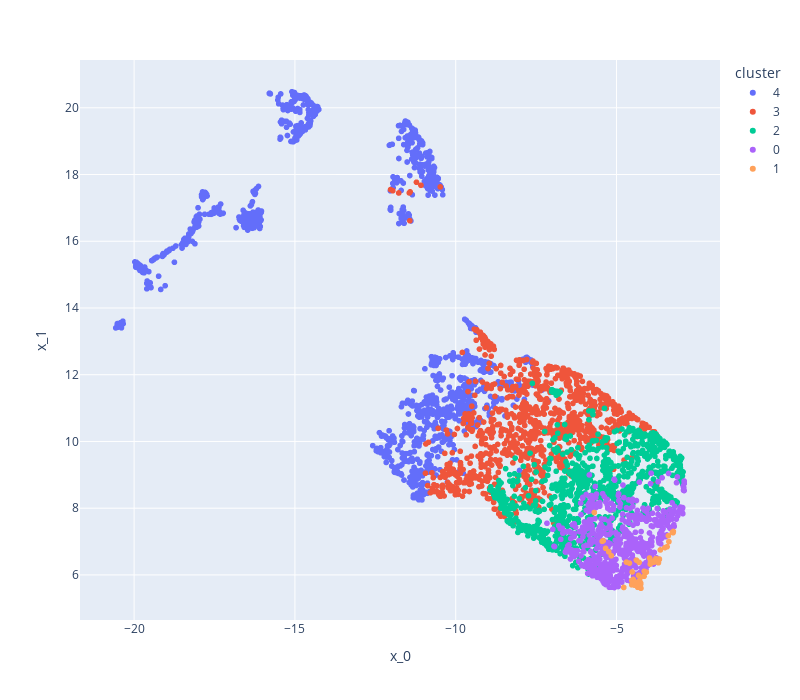

Notebook cell for this chart:
### Code cell
from src.tools.vis_utils import plot_clusters
embedding = reduce_umap(hex_agg, n_components=2, n_neighbors=30, metric="euclidean")[0]
embedding["cluster"] = y_df["cluster"]
plot_clusters(embedding)

### Figure 1 — Plotly figure (JSON) as saved in the notebook; plotly's stock layout.template omitted (floating-point values rounded to 4 significant figures; data arrays with more than 128 entries replaced by an {"elided": "..."} marker saying what was removed)
{"data": [{"hovertemplate": "cluster=4<br>x_0=%{x}<br>x_1=%{y}<extra></extra>", "legendgroup": "4", "marker": {"color": "#636efa", "symbol": "circle"}, "mode": "markers", "name": "4", "showlegend": true, "type": "scattergl", "x": {"elided": "1754 float values"}, "xaxis": "x", "y": {"elided": "1754 float values"}, "yaxis": "y"}, {"hovertemplate": "cluster=3<br>x_0=%{x}<br>x_1=%{y}<extra></extra>", "legendgroup": "3", "marker": {"color": "#EF553B", "symbol": "circle"}, "mode": "markers", "name": "3", "showlegend": true, "type": "scattergl", "x": {"elided": "1013 float values"}, "xaxis": "x", "y": {"elided": "1013 float values"}, "yaxis": "y"}, {"hovertemplate": "cluster=2<br>x_0=%{x}<br>x_1=%{y}<extra></extra>", "legendgroup": "2", "marker": {"color": "#00cc96", "symbol": "circle"}, "mode": "markers", "name": "2", "showlegend": true, "type": "scattergl", "x": {"elided": "915 float values"}, "xaxis": "x", "y": {"elided": "915 float values"}, "yaxis": "y"}, {"hovertemplate": "cluster=0<br>x_0=%{x}<br>x_1=%{y}<extra></extra>", "legendgroup": "0", "marker": {"color": "#ab63fa", "symbol": "circle"}, "mode": "markers", "name": "0", "showlegend": true, "type": "scattergl", "x": {"elided": "634 float values"}, "xaxis": "x", "y": {"elided": "634 float values"}, "yaxis": "y"}, {"hovertemplate": "cluster=1<br>x_0=%{x}<br>x_1=%{y}<extra></extra>", "legendgroup": "1", "marker": {"color": "#FFA15A", "symbol": "circle"}, "mode": "markers", "name": "1", "showlegend": true, "type": "scattergl", "x": [-5.163, -5.415, -4.527, -3.89, -3.233, -3.429, -3.669, -3.724, -3.242, -3.388, -5.692, -3.495, -4.48, -3.668, -4.382, -3.261, -4.261, -4.35, -3.775, -4.344, -4.45, -4.508, -3.697, -5.244, -4.14, -4.313, -4.251, -4.34, -4.306, -4.241, -4.29, -4.252, -4.382, -4.308, -4.6, -4.144, -3.371, -3.838, -4.316, -5.34, -5.445, -4.514, -3.638, -4.346, -3.927, -3.943, -3.954, -4.524, -4.775, -4.371, -4.452, -3.973, -4.303, -4.28, -4.343, -4.692, -4.349, -4.073, -4.297], "xaxis": "x", "y": [6.575, 7.023, 5.702, 6.37, 7.303, 6.843, 6.464, 6.438, 7.266, 7.175, 7.87, 6.819, 5.866, 6.477, 6.442, 7.281, 5.936, 5.709, 6.489, 5.69, 5.699, 5.847, 6.365, 6.695, 6.109, 5.804, 5.72, 5.628, 5.674, 5.601, 5.656, 5.758, 5.704, 5.678, 6.354, 5.958, 6.997, 6.38, 5.987, 6.797, 7.009, 6.089, 6.748, 5.769, 6.42, 6.42, 6.325, 5.835, 5.624, 5.671, 5.698, 6.507, 5.665, 5.829, 5.657, 6.384, 5.773, 6.084, 6.377], "yaxis": "y"}], "layout": {"height": 700, "legend": {"title": {"text": "cluster"}, "tracegroupgap": 0}, "margin": {"t": 60}, "width": 800, "xaxis": {"anchor": "y", "domain": [0, 1], "title": {"text": "x_0"}}, "yaxis": {"anchor": "x", "domain": [0, 1], "title": {"text": "x_1"}}}}
